Frame 1 (no input): blank canvas, image omitted
Frame 60 (no input): blank canvas, image omitted
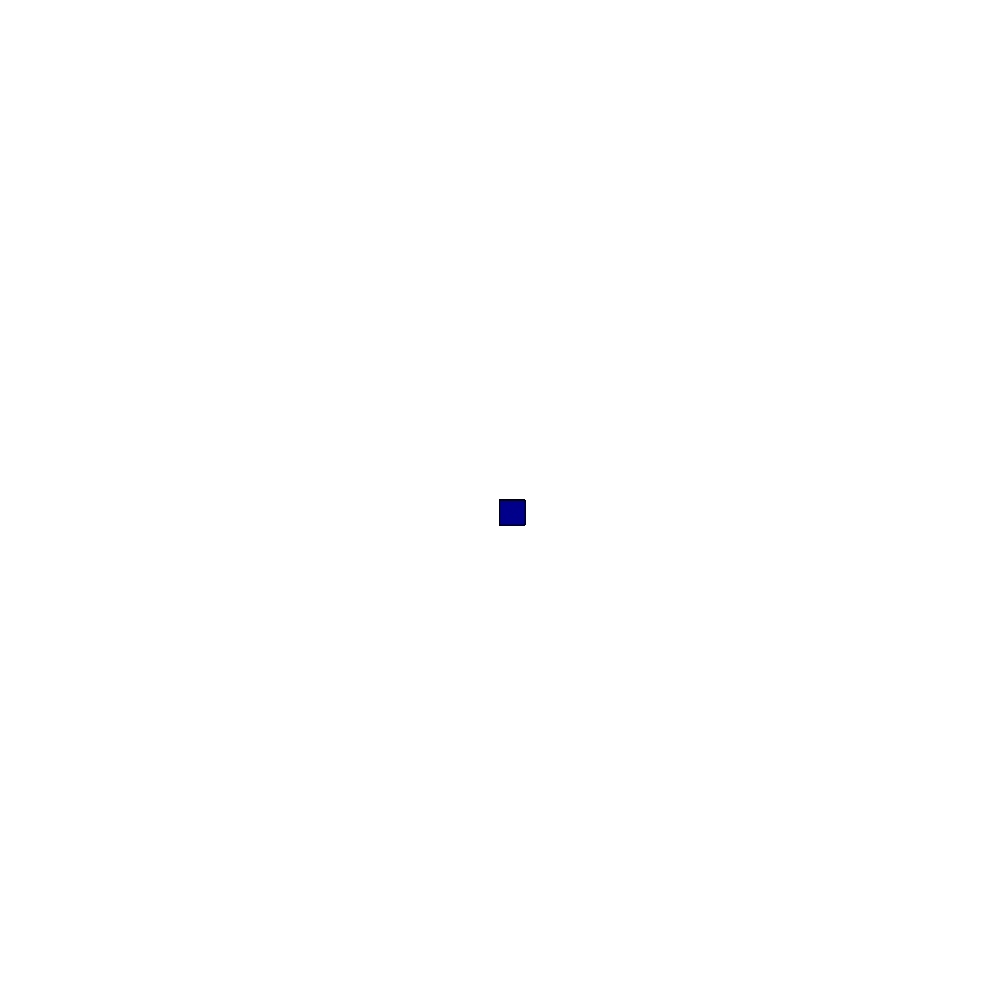
Frame 120 (the mouse pressed at the canvas centre since frame 60)

The p5.js sketch whose frames 1 and 60 were blank and that drew this single picture after the mouse press (run headless with seeded random() and noise() and a simulated clock; from frame 60 on, the mouse is pressed at the canvas centre):

// p5.js sketch
// ── sketch.js
function setup() {
    createCanvas(1000, 1000);
    background("white");
  }
  
  function draw() {
    
    
    stroke("black");
    fill("darkblue");
    
   // console.log(mouseIsPressed);
   
    if (mouseIsPressed) {
      rect(mouseX, mouseY,25 ,25);
    }
  }
